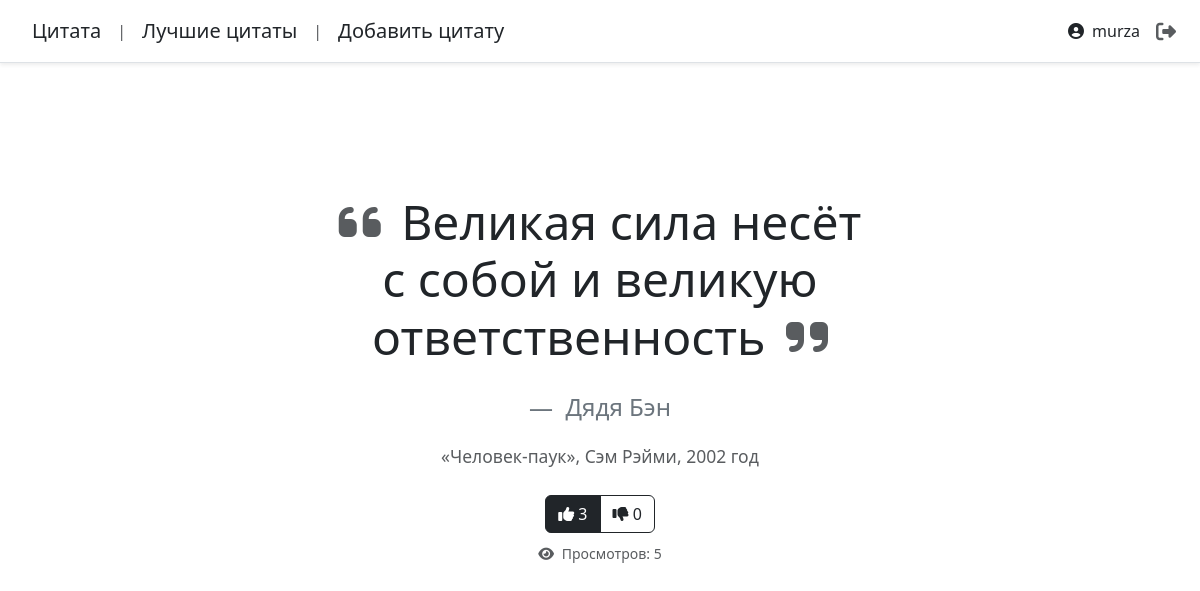
The app's page / (signed in) with its own data.
### quotes_app/models.py (models this page shows, shortened)
class Quote(models.Model):
    text = models.TextField(verbose_name="Текст цитаты")
    source = models.ForeignKey(
        Source,
        on_delete=models.CASCADE,
        related_name='quotes',
        verbose_name="Источник"
    )
    author = models.CharField(
        max_length=100, null=True, blank=True, verbose_name="Автор цитаты")
    weight = models.PositiveIntegerField(
        default=1,
        verbose_name="Вес цитаты",
        help_text="Чем выше вес, тем больше шанс показа цитаты",
        validators=[
            MinValueValidator(1),   # Минимальное значение = 1
            MaxValueValidator(100)  # Максимальное значение = 100
        ]
    )
    views_count = models.PositiveIntegerField(
        default=0, verbose_name="Количество просмотров")
    likes = models.PositiveIntegerField(default=0, verbose_name="Лайки")
    dislikes = models.PositiveIntegerField(default=0, verbose_name="Дизлайки")
    created_at = models.DateTimeField(auto_now_add=True)
    updated_at = models.DateTimeField(auto_now=True)
    liked_by = models.ManyToManyField(User, related_name='liked_quotes', blank=True)
    disliked_by = models.ManyToManyField(User, related_name='disliked_quotes', blank=True)
    def save(self, *args, **kwargs):
        super().save(*args, **kwargs)
        likes_count = self.liked_by.count()
        dislikes_count = self.disliked_by.count()
        updated = False
        if self.likes != likes_count:
            self.likes = likes_count
            updated = True
        if self.dislikes != dislikes_count:
            self.dislikes = dislikes_count
            updated = True
        if updated:
            super().save(update_fields=['likes', 'dislikes'])

class Source(models.Model):
    SOURCE_TYPES = [
        ('movie', 'Фильм'),
        ('book', 'Книга'),
        ('series', 'Сериал'),
        ('game', 'Игра'),
        ('other', 'Другое'),
    ]
    source_type = models.CharField(
        max_length=20,
        choices=SOURCE_TYPES,
        default='other',
        verbose_name="Тип источника"
    )
    title = models.CharField(max_length=200, verbose_name="Название источника")
    author = models.CharField(
        max_length=100, null=True, blank=True, verbose_name="Автор/Режиссер")
    year = models.IntegerField(
        null=True, blank=True, verbose_name="Год выпуска")
    created_at = models.DateTimeField(auto_now_add=True)
    updated_at = models.DateTimeField(auto_now=True)

### quotes_app/views.py (the view)
# urls.py: path('', views.home_page, name="home"),                               # Домашняя страница (home.html)
@login_required(login_url='login')
def home_page(request):
    quotes = list(Quote.objects.all().select_related('source'))
    if not quotes:
        quote_text = "Цитаты не найдены"
        context = {'quote_text': quote_text}
    else:
        selected_quote = random.choices(
            quotes, weights=[quote.weight for quote in quotes], k=1)[0]
        session_key = f'quote_viewed_{selected_quote.id}'
        if not request.session.get(session_key, False):
            selected_quote.views_count += 1
            selected_quote.save()
            request.session[session_key] = True
        user_liked = request.user in selected_quote.liked_by.all()
        user_disliked = request.user in selected_quote.disliked_by.all()
        context = {
            'quote_id': selected_quote.id,                  # id цитаты
            'quote_text': selected_quote.text,
            'quote_author': selected_quote.author,
            'source_title': selected_quote.source.title,
            'source_author': selected_quote.source.author,
            'source_year': selected_quote.source.year,
            'likes': selected_quote.likes,                  # Общее количество лайков
            'dislikes': selected_quote.dislikes,            # Общее количество дизлайков
            'views_count': selected_quote.views_count,      # Количество просмотров
            'user_liked': user_liked,                       # Лайкнул ли текущий пользователь
            'user_disliked': user_disliked                  # Дизлайкнул ли текущий пользователь
        }
    return render(request, 'base/home.html', context)

### quotes_app/templates/base/home.html (shortened to what this page needs)
{% extends 'base.html' %}
{% load static %}
{% block content %}
    <link rel="stylesheet" href="{% static 'quotes_app/css/custom.css' %}">
    <div class="row justify-content-center align-items-center min-vh-75">
        <div class="col-12 col-md-8 col-lg-6 text-center">
            <blockquote class="blockquote">
                <p class="display-5 fw-light text-dark mb-4">
                    <i class="fas fa-quote-left text-muted me-2"></i>
                    {{ quote_text }}
                    <i class="fas fa-quote-right text-muted ms-2"></i>
                </p>
                {% if quote_author %}
                <footer class="blockquote-footer mt-3 fs-4">
                    {{ quote_author }}
                </footer>
                {% endif %}
                <div class="mt-3 text-muted fs-5">
                    <small>
                        «{{ source_title }}»{% if source_author %}, {{ source_author }}{% endif %}{% if source_year %}, {{ source_year }} год{% endif %}
                    </small>
                </div>
            </blockquote>
            <div class="mt-4">
                <div class="btn-group" role="group">
                    <button class="btn {% if user_liked %}btn-dark{% else %}btn-outline-dark{% endif %} like-btn">
                        <i class="fas fa-thumbs-up"></i>
                        <span id="likes-count">{{ likes }}</span>
                    </button>
                    <button class="btn {% if user_disliked %}btn-dark{% else %}btn-outline-dark{% endif %} dislike-btn">
                        <i class="fas fa-thumbs-down"></i>
                        <span id="dislikes-count">{{ dislikes }}</span>
                    </button>
                </div>
                <div class="mt-2 text-muted">
                    <small>
                        <i class="fas fa-eye me-1"></i>
                        Просмотров: <span id="views-count">{{ views_count }}</span>
                    </small>
                </div>
            </div>
        </div>
    </div>
{% endblock %}

### templates/base.html (shortened to what this page needs)
<!DOCTYPE html>
<html>
<head>
    <link href="https://cdn.jsdelivr.net/npm/bootstrap@5.3.2/dist/css/bootstrap.min.css" rel="stylesheet"
>
    <link rel="stylesheet" href="https://cdnjs.cloudflare.com/ajax/libs/font-awesome/6.5.1/css/all.min.css"
>
</head>
<body>
     <div class="d-flex flex-column flex-md-row align-items-center p-3 px-md-4 mb-3 bg-white border-bottom shadow-sm">
        <nav class="my-2 my-md-0 mr-md-3">
            <a class="p-2 text-dark fw-normal fs-5 text-decoration-none" href="/">Цитата</a>
        </nav>
        <span class="text-muted mx-2">|</span>
        <nav class="my-2 my-md-0 mr-md-3">
            <a class="p-2 text-dark fw-normal fs-5 text-decoration-none" href="/best_quotes">Лучшие цитаты</a>
        </nav>
        <span class="text-muted mx-2">|</span>
        <nav class="my-2 my-md-0 mr-md-3">
            <a class="p-2 text-dark fw-normal fs-5 text-decoration-none" href="/add_quote">Добавить цитату</a>
        </nav>
        {% if request.user.is_authenticated %}
            <nav class="my-2 my-md-0 ms-auto">
                <div class="d-flex align-items-center gap-3">
                    <span class="text-dark fw-medium">
                        <i class="fas fa-user-circle me-2"></i>{{ request.user.username }}
                    </span>
                    <a class="text-decoration-none text-muted" href="{% url 'logout' %}" title="Выйти">
                        <i class="fas fa-sign-out-alt fa-lg"></i>
                    </a>
                </div>
            </nav>
        {% else %}
            <nav class="my-2 my-md-0 ms-auto">
                <a class="btn btn-outline-dark rounded-pill px-3" href="{% url 'login' %}">
                    <i class="fas fa-sign-in-alt me-2"></i>Войти
                </a>
            </nav>
        {% endif %}
     </div>
    <div class="container">
        {% block content %} {% endblock %}
    </div>
</body>
</html>

### quotes_app/static/quotes_app/css/custom.css (style rules this page uses)
.min-vh-75 { min-height: 75vh; }

### records on screen
Quote: text "Великая сила несёт с собой и великую ответственность", author "Дядя Бэн"
Source: title "Человек-паук", author "Сэм Рэйми"

### other values on screen
{{ request.user.username }} "murza"
{{ source_year }} "2002"
{{ likes }} "3"
{{ dislikes }} "0"
{{ views_count }} "5"
